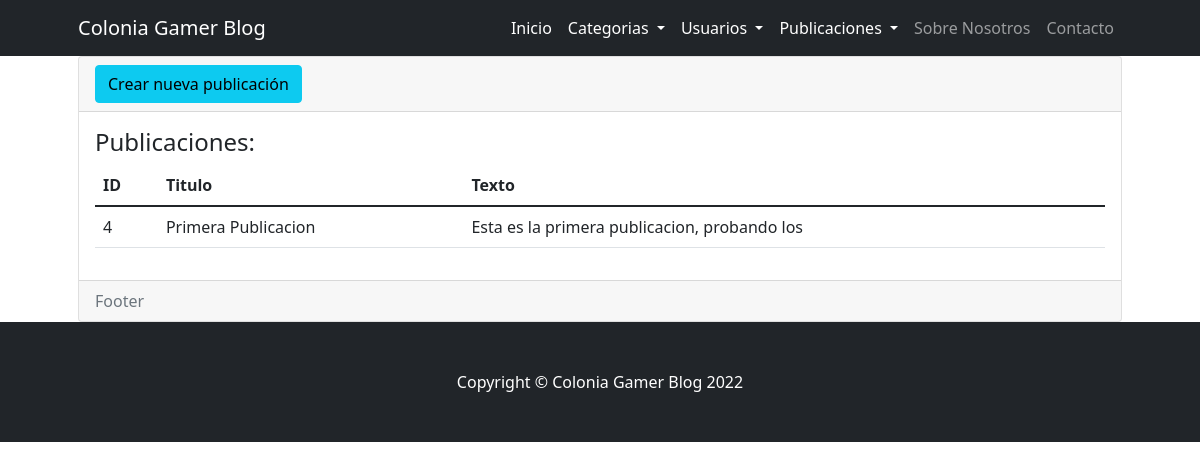
The app's page /publicaciones, older data.
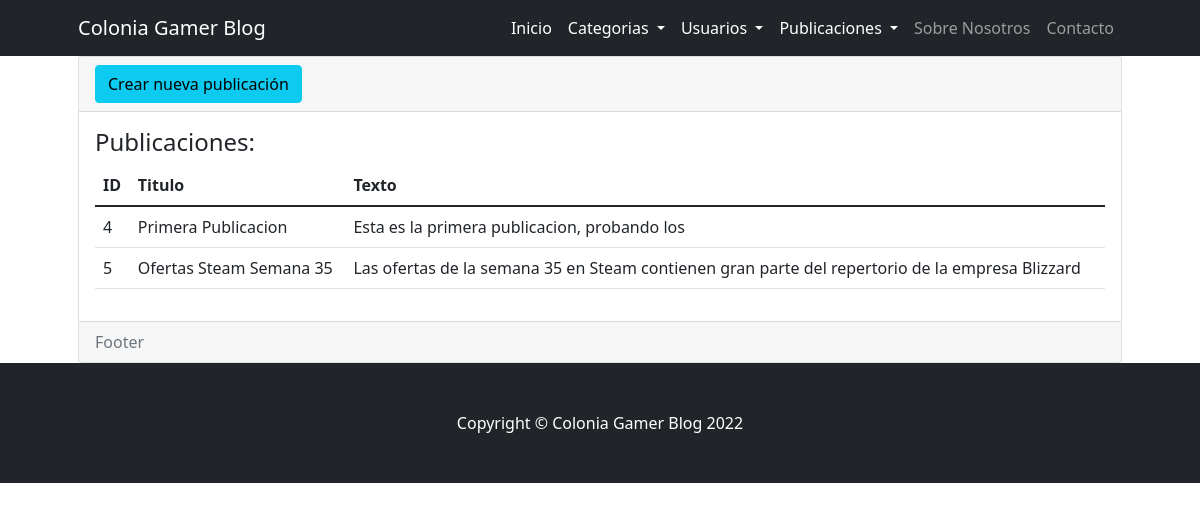
The same page, newer data.
### BlogApp/models.py (models this page shows)
class Categorias(models.Model):
  Rubro = models.CharField(max_length=50)
  Descripcion = models.CharField(max_length=200)

class Publicacion(Categorias):
  Titulo = models.CharField(max_length=60)
  Texto = models.CharField(max_length=500)

class Categorias(models.Model):
  Rubro = models.CharField(max_length=50)
  Descripcion = models.CharField(max_length=200)

### BlogApp/views.py (the view)
# urls.py: path("publicaciones", views.publicaciones, name="publicaciones"),
def publicaciones(request):
  pub=Publicacion.objects.all()
  return render(request,"BlogApp/publicaciones.html",{'Publicaciones':pub})

### BlogApp/templates/BlogApp/publicaciones.html (shortened to what this page needs)
{% extends "BlogApp/base.html" %}
{% block contenido %}
<div class="container px-5">
<div class="card">
  <div class="card-header">
    <td> <a name="" id="" class="btn btn-info" href="crear_publicacion" role="button">Crear nueva publicación</a>
  </div>
  <div class="card-body">
    <h4 class="card-title">Publicaciones:</h4>
    <table class="table">
      <thead>
        <tr>
          <th>ID</th>
          <th>Titulo</th>
          <th>Texto</th>
        </tr>
      </thead>
      <tbody>
        {% for publicacion in Publicaciones %}
        <tr>
          <td>{{publicacion.id}}</td>
          <td>{{publicacion.Titulo}}</td>
          <td>{{publicacion.Texto}}</td>
        </tr>
        {% endfor %}
      </tbody>
    </table>
  </div>
  <div class="card-footer text-muted">
    Footer
  </div>
</div>
</div>
{% endblock %}

Row changes from the older to the newer data that the page shows:
added Publicacion: id "5", Titulo "Ofertas Steam Semana 35", Texto "Las ofertas de la semana 35 en Steam contienen gran parte del repertorio de la empresa Blizzard"
